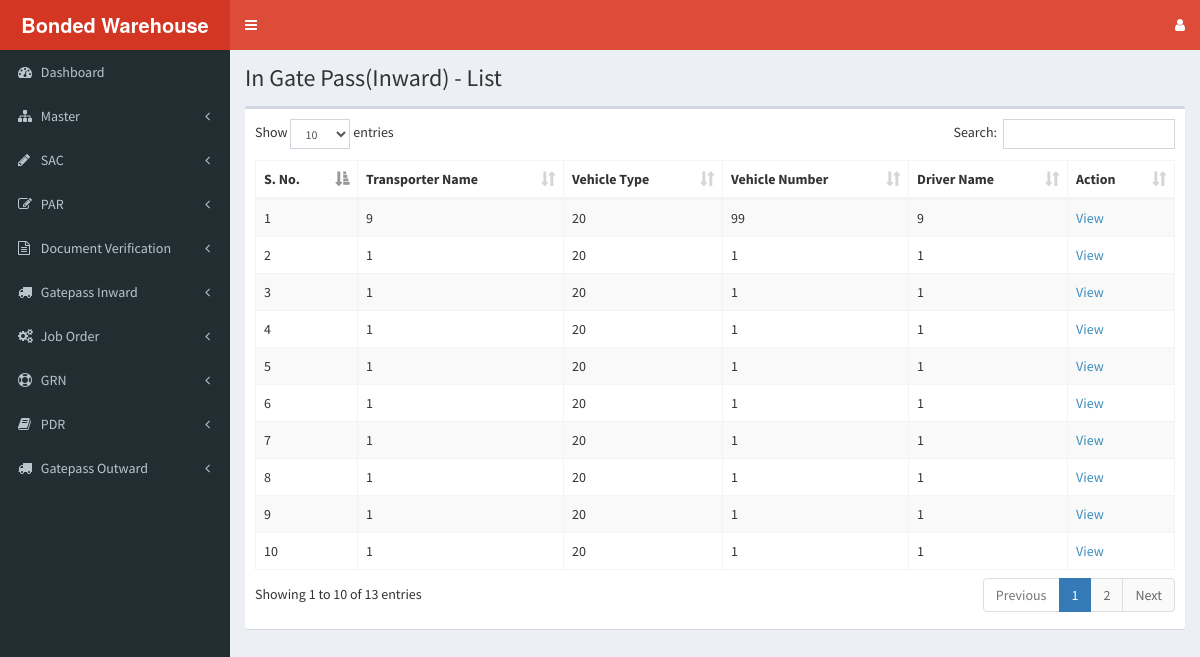
Page /gate-pass/igp-unloading-list-view.php on the committed database.
### tables this page shows
CREATE TABLE `igp_unloading` (
  `igp_un_id` int(11) NOT NULL,
  `sac_par_table` varchar(20) NOT NULL,
  `sac_par_id` int(11) NOT NULL,
  `data_type` varchar(50) NOT NULL,
  `data_value` varchar(100) NOT NULL,
  `vehicle_number` varchar(50) NOT NULL,
  `driver_name` varchar(100) NOT NULL,
  `driving_license` varchar(100) NOT NULL,
  `container_number` varchar(100) NOT NULL,
  `seal_number` varchar(100) NOT NULL,
  `entry_date` varchar(50) NOT NULL,
  `time_in` varchar(50) NOT NULL,
  `container_condition` varchar(30) NOT NULL,
  `vehicle_type` varchar(100) NOT NULL,
  `transporter_name` varchar(200) NOT NULL,
  `status` varchar(50) NOT NULL
);

### gate-pass/igp-unloading-list-view.php (the view, shortened to what this page needs)
<?php
  include('../header.php');
  include('../sidebar.php');
  include('../dbconfig.php');
?>
<div class="content-wrapper">
  <section class="content-header">
    <h1>
      In Gate Pass(Inward) - List
    </h1>
  </section>
  <section class="content">
    <div class="box">
      <div class="box-body">
        <table id="par_table" class="table table-bordered table-striped">
          <thead>
            <tr>
              <th>S. No.</th>
              <th>Transporter Name</th>
              <th>Vehicle Type</th>
              <th>Vehicle Number</th>
              <th>Driver Name</th>
              <th>Action</th>
            </tr>
          </thead>
          <tbody>
            <?php
              $select_query = "SELECT * FROM igp_unloading";
              $result = mysqli_query($dbc,$select_query);
              $row_counter = 0;
              if(mysqli_num_rows($result) > 0) {
                while($row = mysqli_fetch_array($result)) {
                  echo "<tr>";
                  echo "<td>".++$row_counter."</td>";
                  echo "<td>".$row['transporter_name']."</td>";
                  echo "<td>".$row['vehicle_type']."</td>";
                  echo "<td>".$row['vehicle_number']."</td>";
                  echo "<td>".$row['driver_name']."</td>";
                  echo "<td><a href='igp-unloading-view.php?igp_un_id=".$row['igp_un_id']."'>View</a></td>";
                  echo "</tr>";
                }
              } else {
                $dataTableFlag = false;
                echo "<tr><td colspan=\"6\">No IGPs available.</td></tr>";
              }
            ?>
          </tbody>
        </table>
      </div>
      </div>
    </div>
</div>
<?php
  include('../footer.php');
?>

### rows in the picture
igp_unloading: transporter_name "9", vehicle_type "20", vehicle_number "99", driver_name "9"
igp_unloading: transporter_name "1", vehicle_type "20", vehicle_number "1", driver_name "1"
igp_unloading: transporter_name "1", vehicle_type "20", vehicle_number "1", driver_name "1"
igp_unloading: transporter_name "1", vehicle_type "20", vehicle_number "1", driver_name "1"
igp_unloading: transporter_name "1", vehicle_type "20", vehicle_number "1", driver_name "1"
igp_unloading: transporter_name "1", vehicle_type "20", vehicle_number "1", driver_name "1"
igp_unloading: transporter_name "1", vehicle_type "20", vehicle_number "1", driver_name "1"
igp_unloading: transporter_name "1", vehicle_type "20", vehicle_number "1", driver_name "1"
igp_unloading: transporter_name "1", vehicle_type "20", vehicle_number "1", driver_name "1"
igp_unloading: transporter_name "1", vehicle_type "20", vehicle_number "1", driver_name "1"
